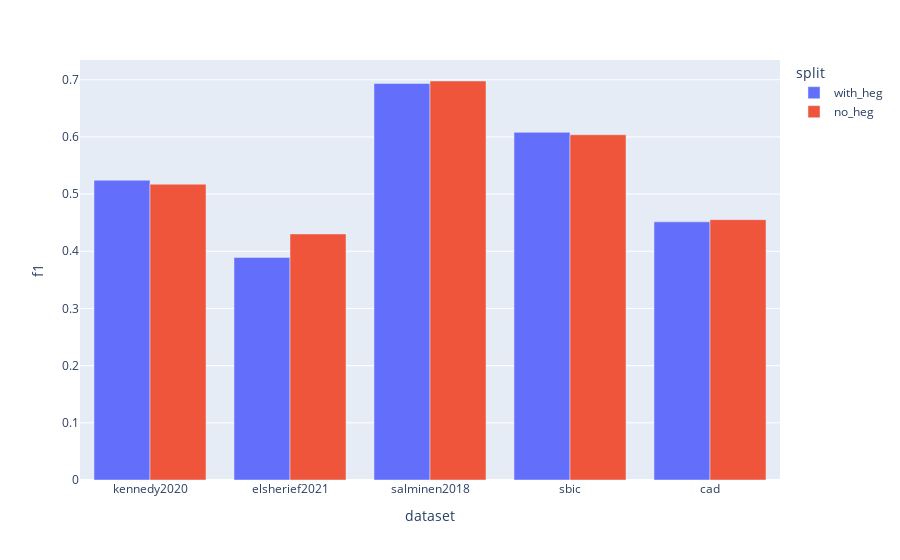

Write notebook code for a chart like this one.
### Markdown cell above
# Visualize scores

### Code cell
import plotly.express as px

# px.bar(f1_scores, x='dataset', y='f1_hate', color='split', barmode='group')
px.bar(f1_scores, x='dataset', y='f1', color='split', barmode='group')

### Figure 1 — Plotly figure (JSON) as saved in the notebook; plotly's stock layout.template omitted (floating-point values rounded to 4 significant figures)
{"data": [{"alignmentgroup": "True", "hovertemplate": "split=with_heg<br>dataset=%{x}<br>f1=%{y}<extra></extra>", "legendgroup": "with_heg", "marker": {"color": "#636efa", "pattern": {"shape": ""}}, "name": "with_heg", "offsetgroup": "with_heg", "orientation": "v", "showlegend": true, "textposition": "auto", "type": "bar", "x": ["kennedy2020", "elsherief2021", "salminen2018", "sbic", "cad"], "xaxis": "x", "y": [0.5243, 0.3893, 0.6934, 0.608, 0.4515], "yaxis": "y"}, {"alignmentgroup": "True", "hovertemplate": "split=no_heg<br>dataset=%{x}<br>f1=%{y}<extra></extra>", "legendgroup": "no_heg", "marker": {"color": "#EF553B", "pattern": {"shape": ""}}, "name": "no_heg", "offsetgroup": "no_heg", "orientation": "v", "showlegend": true, "textposition": "auto", "type": "bar", "x": ["kennedy2020", "elsherief2021", "salminen2018", "sbic", "cad"], "xaxis": "x", "y": [0.5173, 0.4303, 0.6978, 0.6038, 0.4553], "yaxis": "y"}], "layout": {"autosize": true, "barmode": "group", "legend": {"title": {"text": "split"}, "tracegroupgap": 0}, "margin": {"t": 60}, "xaxis": {"anchor": "y", "autorange": true, "domain": [0, 1], "range": [-0.5, 4.5], "title": {"text": "dataset"}, "type": "category"}, "yaxis": {"anchor": "x", "autorange": true, "domain": [0, 1], "range": [0, 0.7345], "title": {"text": "f1"}, "type": "linear"}}}
